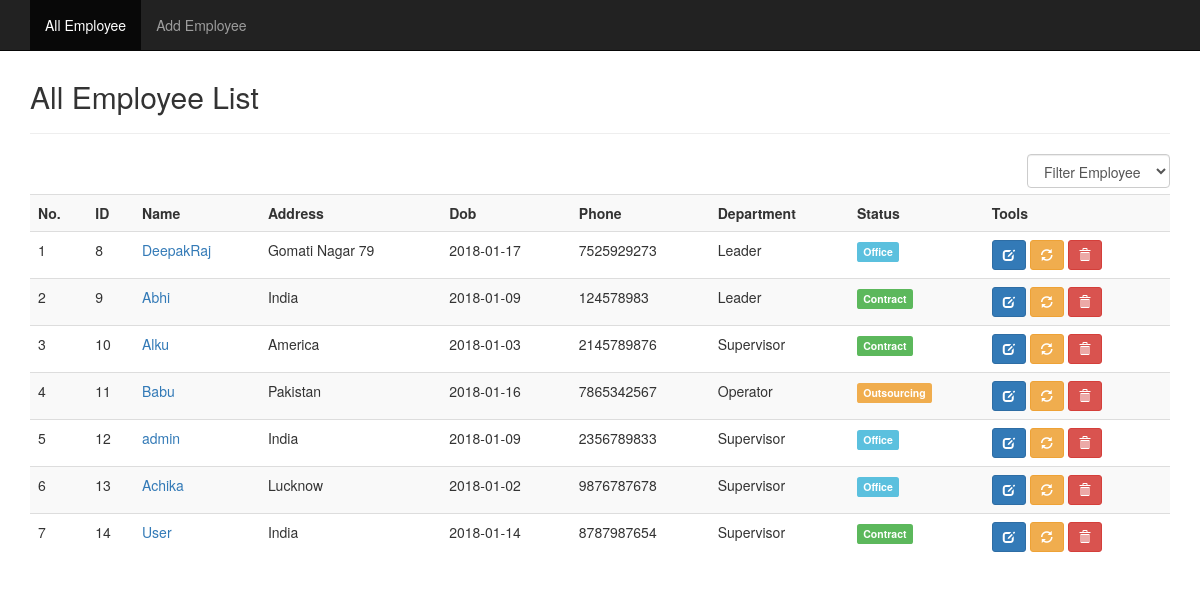
The page / on the database its author committed.
### tables this page shows
CREATE TABLE `employee` (
  `emp_id` int(5) NOT NULL,
  `emp_email` varchar(30) NOT NULL,
  `emp_name` varchar(30) NOT NULL,
  `emp_phone` bigint(12) NOT NULL,
  `emp_dob` date NOT NULL,
  `emp_address` varchar(100) NOT NULL,
  `emp_dept` varchar(30) NOT NULL,
  `emp_status` varchar(20) NOT NULL,
  `emp_password` varchar(16) NOT NULL,
  `emp_joindate` date NOT NULL
);

### index.php (the view, shortened to what this page needs)
<?php
include("connection.php");
?>
<!DOCTYPE html>
<html lang="en">
<head>
	<link rel="stylesheet" href="https://maxcdn.bootstrapcdn.com/bootstrap/3.3.7/css/bootstrap.min.css">
</head>
<body>
	<nav class="navbar navbar-inverse navbar-fixed-top">
		<div class="container">
			<div id="navbar" class="navbar-collapse collapse">
				<ul class="nav navbar-nav">
					<li class="active"><a href="index.php">All Employee</a></li>
					<li><a href="add.php">Add Employee</a></li>
				</ul>
			</div>
		</div>
	</nav>
	<div class="container">
		<div class="content">
			<h2>All Employee List</h2>
			<hr />
			<form class="form-inline pull-right" method="get">
				<div class="form-group">
					<select name="filter" class="form-control" onChange="form.submit()">
						<option value="0">Filter Employee</option>
						<?php $filter = (isset($_GET['filter']) ? strtolower($_GET['filter']) : NULL);  ?>
					</select>
				</div>
			</form>
			<br />
			<br />
			<div class="table-responsive">
			<table class="table table-striped table-hover">
				<tr>
                    <th>No.</th>
					<th>ID</th>
					<th>Name</th>
                    <th>Address</th>
                    <th>Dob</th>
					<th>Phone</th>
					<th>Department</th>
					<th>Status</th>
                    <th>Tools</th>
				</tr>
				<?php
				if($filter){
					$sql = mysqli_query($con, "SELECT * FROM employee WHERE emp_status='$filter' ORDER BY emp_id ASC");
				}else{
					$sql = mysqli_query($con, "SELECT * FROM employee ORDER BY emp_id ASC");
				}
				if(mysqli_num_rows($sql) == 0){
					echo '<tr><td colspan="8">Data not found.</td></tr>';
				}else{
					$no = 1;
					while($row = mysqli_fetch_assoc($sql)){
						echo '
						<tr>
							<td>'.$no.'</td>
							<td>'.$row['emp_id'].'</td>
							<td><a href="profile.php?emp_id='.$row['emp_id'].'"> '.$row['emp_name'].'</a></td>
                            <td>'.$row['emp_address'].'</td>
                            <td>'.$row['emp_dob'].'</td>
							<td>'.$row['emp_phone'].'</td>
                            <td>'.$row['emp_dept'].'</td>
							<td>';
							if($row['emp_status'] == 'Contract'){
								echo '<span class="label label-success">Contract</span>';
							}
                            else if ($row['emp_status'] == 'Office' ){
								echo '<span class="label label-info">Office</span>';
							}
                            else if ($row['emp_status'] == 'Outsourcing' ){
								echo '<span class="label label-warning">Outsourcing</span>';
							}
						echo '
							</td>
							<td>
								<a href="edit.php?emp_id='.$row['emp_id'].'" title="Edit Data" class="btn btn-primary btn-sm"><span class="glyphicon glyphicon-edit" aria-hidden="true"></span></a>
								<a href="password.php?emp_id='.$row['emp_id'].'" title="Change Password" data-placement="bottom" data-toggle="tooltip" class="btn btn-warning btn-sm"><span class="glyphicon glyphicon-refresh" aria-hidden="true"></span></a>
								<a href="index.php?emp_id='.$row['emp_id'].'" title="Delete Record" onclick="return confirm(\'You are sure will erase data. '.$row['emp_name'].'?\')" class="btn btn-danger btn-sm"><span class="glyphicon glyphicon-trash" aria-hidden="true"></span></a>
							</td>
						</tr>
						';
						$no++;
					}
				}
				?>
			</table>
			</div>
		</div>
	</div>
</body>
</html>

### index.php (style rules this page uses)
.content { margin-top: 80px; }

### rows shown on the page
employee: emp_id "8", emp_name "DeepakRaj", emp_address "Gomati Nagar 79", emp_dob "2018-01-17", emp_phone "7525929273", emp_dept "Leader", emp_status "Office"
employee: emp_id "9", emp_name "Abhi", emp_address "India", emp_dob "2018-01-09", emp_phone "124578983", emp_dept "Leader", emp_status "Contract"
employee: emp_id "10", emp_name "Alku", emp_address "America", emp_dob "2018-01-03", emp_phone "2145789876", emp_dept "Supervisor", emp_status "Contract"
employee: emp_id "11", emp_name "Babu", emp_address "Pakistan", emp_dob "2018-01-16", emp_phone "7865342567", emp_dept "Operator", emp_status "Outsourcing"
employee: emp_id "12", emp_name "admin", emp_address "India", emp_dob "2018-01-09", emp_phone "2356789833", emp_dept "Supervisor", emp_status "Office"
employee: emp_id "13", emp_name "Achika", emp_address "Lucknow", emp_dob "2018-01-02", emp_phone "9876787678", emp_dept "Supervisor", emp_status "Office"
employee: emp_id "14", emp_name "User", emp_address "India", emp_dob "2018-01-14", emp_phone "8787987654", emp_dept "Supervisor", emp_status "Contract"
